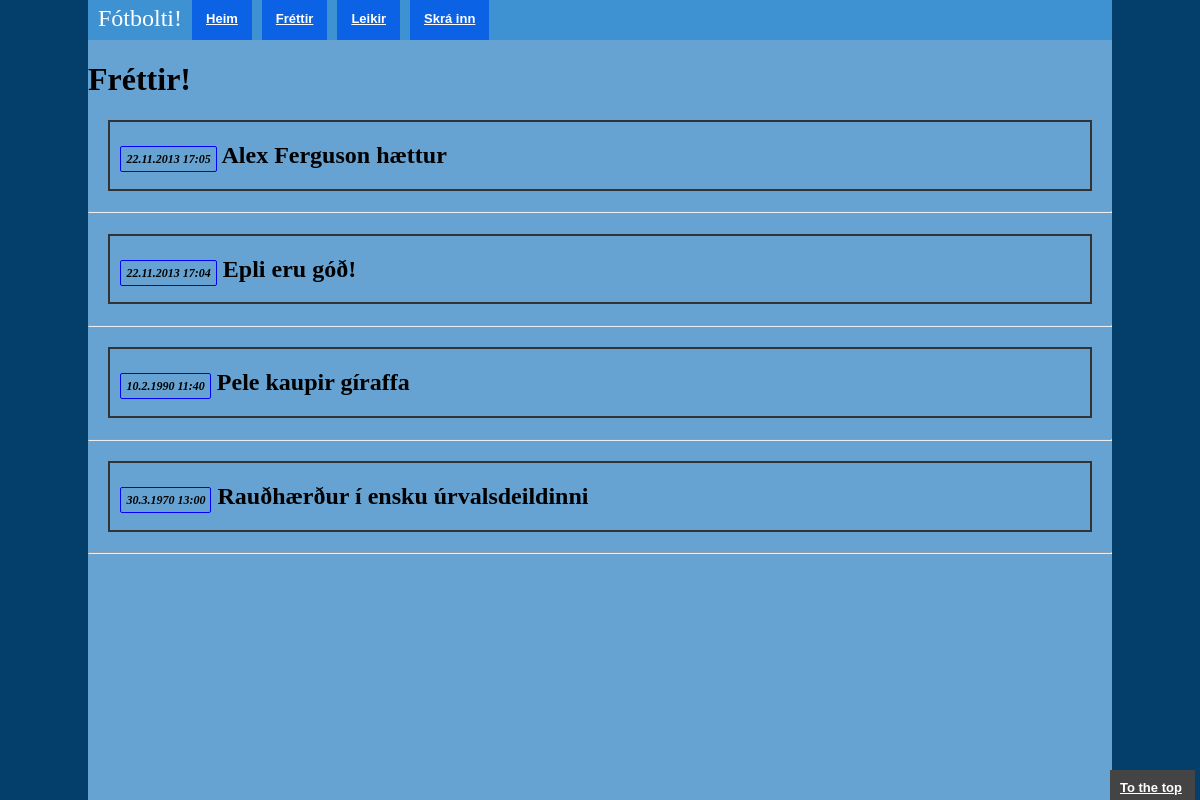
Before: /?part=news with the older database file.
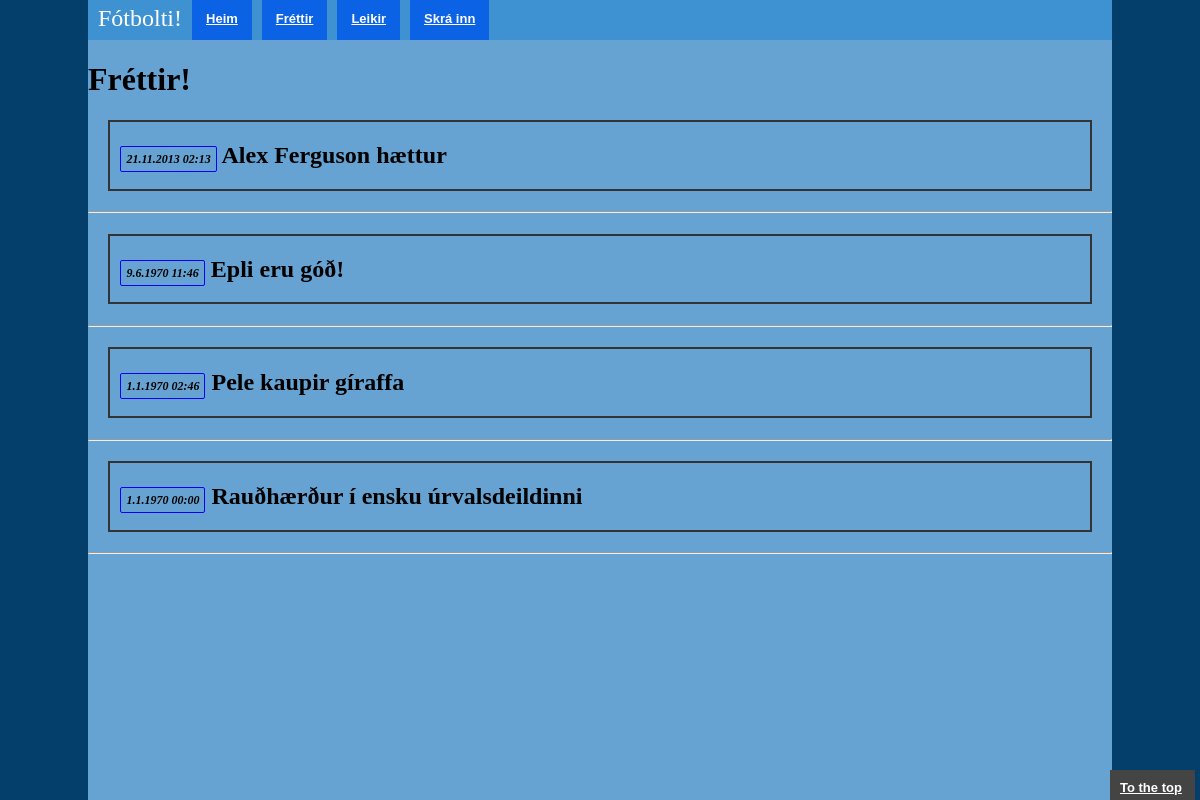
After: the same page with the newer database file.
### tables this page shows
CREATE TABLE NEWS

	( Id INT NOT NULL
	, Title VARCHAR(15) NOT NULL
	, Content VARCHAR(1000) NOT NULL
	, Time INT NOT NULL
	, PRIMARY KEY(Id)
);

### parts/news.php (the view, shortened to what this page needs)
<h1>Fréttir!</h1>
<?php
	$db = new PDO('sqlite:football.db');
	$results = $db->query('SELECT * FROM NEWS ORDER BY Time DESC');
	echo '<ul>';
	foreach($results as $data)
	{
		echo '<div class="newsmatch-container">';
		if( isset($_GET['Id']) && $data['Id'] == $_GET['Id'] ){
			echo '<li><h2><span class="date">'.date('j.n.Y H:i', $data['Time']).'</span> <a href="?part=news">'.$data['Title'].'</a></h2></li>';
			echo '<div class="newsmatch_content"><p>'.$data['Content'].'</p>';
			echo '<div class="fb-comments" data-href="http://notendur.hi.is/ibj9/verkefni/hiddenlol/pmou/index.php?part=news&Id='.$data['Id'].'" data-numposts="5"></div></div>';
		}
		else{
			echo '<li><h2><span class="date">'.date('j.n.Y H:i', $data['Time']).'</span> <a href="?part=news&Id='.$data['Id'].'">'.$data['Title'].'</a></h2></li>';
		}
		echo '</div>';
		echo "<hr>";
	}
	echo '</ul>';
?>

Changed rows visible on the page:
changed news "Alex Ferguson hættur": Time "22.11.2013 17:05" → "21.11.2013 02:13"
changed news "Epli eru góð!": Time "22.11.2013 17:04" → "9.6.1970 11:46"
changed news "Pele kaupir gíraffa": Time "10.2.1990 11:40" → "1.1.1970 02:46"
changed news "Rauðhærður í ensku úrvalsdeildinni": Time "30.3.1970 13:00" → "1.1.1970 00:00"
